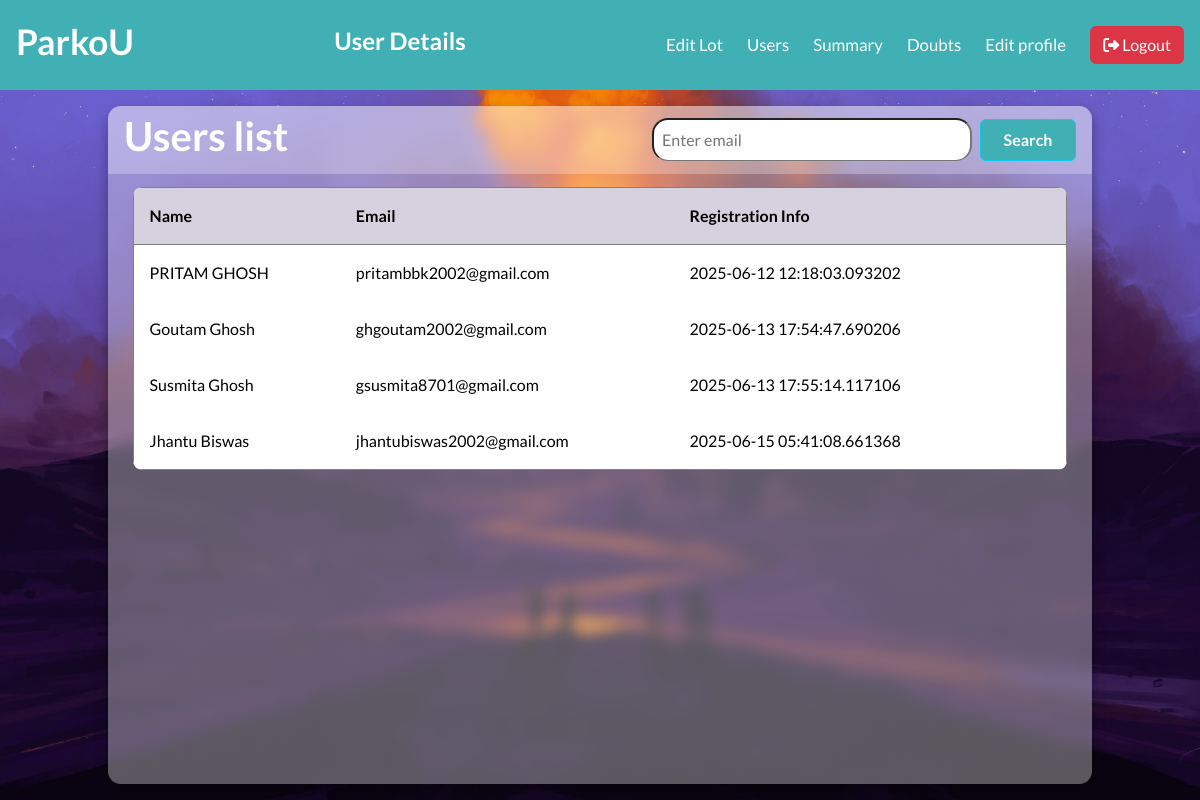
Screenshot of /admin/user (signed in) with the database file from the repository.
### models/models.py (models this page shows, shortened)
class User(db.Model):
    __tablename__="user"
    id = db.Column(db.Integer, primary_key=True)
    fullName = db.Column(db.String(128), nullable = False, unique = False)
    emailId = db.Column(db.String(128), nullable = False, unique = True)
    passhash = db.Column(db.String(128), nullable = False, unique = False)
    is_admin = db.Column(db.Boolean, nullable = False, default = False)
    registered_on = db.Column(db.DateTime, nullable=False, default=datetime.utcnow)
    reservation = db.relationship('Reservation', cascade = "all, delete", passive_deletes = True, back_populates = 'user')
    @property
    def password(self):
        raise AttributeError('Password is secret')

### controllers/routes.py (the view)
@app.route("/admin/user")
@admin_required
def user_details():
    users = User.query.all()
    return render_template('/after_login_part/admin_side/user_details.html', users = users)

### controllers/routes.py (called while the page is built)
def admin_required(func):
    @wraps(func)
    def inner(*args,**kwargs):
        if "user_id" not in session:
            return redirect(url_for('login_page'))
        user=User.query.get(session['user_id'])
        if not user.is_admin:
            flash('You are not a authorized personel')
            return redirect(url_for('login_page'))
        return func(*args,**kwargs)
    return inner

### templates/after_login_part/admin_side/user_details.html (shortened to what this page needs)
{% extends "base.html" %}
{% block stylesheet %}
    <link rel="stylesheet" href="/static/css/after_login/admin_side/user_details.css">
{% endblock %}
{% block content %}
<header class="header-content">
    <div class="brand">
        <h4>ParkoU</h4>
    </div>
    <div class="welcome-note">
        <h5>User Details</h5>
    </div>
    <nav class="navbar">
        <div class="nav-links">
            <a href="{{ url_for('admin_dashboard') }}" class="nav-link">Edit Lot</a>
            <a href="{{ url_for('user_details') }}" class="nav-link">Users</a>
            <a href="{{ url_for('summary_page') }}" class="nav-link">Summary</a>
            <a href="{{ url_for('doubt_page') }}" class="nav-link">Doubts</a>
            <a href="{{ url_for('edit_admin_profile') }}" class="nav-link">Edit profile</a>
            <a class="nav-link" href="{{ url_for('logout') }}">
                <button type="button" id="btn-logout" class="btn btn-danger">
                    <i class="fa-solid fa-right-from-bracket"></i>
                    Logout
                </button>
            </a>
        </div>
    </nav>
</header>
<main class="table" id="customers_table">
    <section class="table__header">
        <h1>Users list</h1>
        <form id="searchForm" method="get" action="/admin/user/info">
            <input id="email" name="email" type="email" placeholder="Enter email" required>
            <input id="submitBtn" type="submit" value="Search" class="btn btn-info">
        </form>
    </section>
    <section class="table__body">
        <table border="1">
            <thead>
                <tr>
                    <th> Name </th>
                    <th> Email </th>
                    <th> Registration info </th>
                </tr>
            </thead>
            <tbody>
                {% for user in users %}
                {% if not user.is_admin %}
                    <tr>
                    <td> {{ user.fullName }} </td>
                    <td> {{ user.emailId }} </td>
                    <td>
                        <div class="msg-doubt">
                            <div class="msg-data">
                                {{ user.registered_on }}
                            </div>
                        </div>
                    </td>
                    </tr>
                {% endif %}
                {% else %}
                    <tr>
                    <td colspan="3"> No Users found </td>
                    </tr>
                {% endfor %}
            </tbody>
        </table>
    </section>
</main>
{% endblock %}

### templates/base.html (shortened to what this page needs)
<!DOCTYPE html>
<html lang="en">
<head>
    <link rel="stylesheet" href="https://cdnjs.cloudflare.com/ajax/libs/font-awesome/6.7.2/css/all.min.css">
    <link href="https://cdn.jsdelivr.net/npm/bootstrap@5.3.3/dist/css/bootstrap.min.css" rel="stylesheet">
    {% block stylesheet %}
    {% endblock %}
</head>
<body>
    {% block content %}
    {% endblock %}
</body>
</html>

### static/css/after_login/admin_side/user_details.css (style rules this page uses)
:root { --primary-color: #6366f1; --accent-color: #3f83f8; --text-color: #333; --link-color: #fff; --background-color: #40b0b4; --light-grey: #f0f0f0; --grey: #808080; --dark-grey: #555; }
* { margin: 0; padding: 0; box-sizing: border-box; font-family: "Lato", sans-serif; text-decoration: none; }
body { height: 100vh; text-align: center; }
.header-content { background-color: var(--background-color); display: flex; justify-content: space-between; align-items: center; padding: 1rem; position: relative; min-height: 90px; width: 100%; }
.welcome-note h5 { display: block; font-size: 1.5rem; font-weight: 600; color: var(--link-color); }
.brand h4 { font-size: 2.2rem; font-weight: 600; color: var(--link-color); }
.navbar { display: flex; align-items: center; gap: 1.5rem; position: relative; }
.nav-links { display: flex; align-items: center; gap: 1.5rem; }
.nav-link { color: var(--link-color); font-size: 1.05rem; font-weight: 500; }
body { min-height: 100vh; background: url("/static/images/html_table.jpg") center / cover; display: flex; justify-content: center; align-items: center; flex-direction: column; gap: 1rem; }
main.table { width: 82vw; height: 90vh; background-color: #fff5; backdrop-filter: blur(7px); box-shadow: 0 .4rem .8rem #0005; border-radius: .8rem; overflow: hidden; }
.table__header { width: 100%; height: 10%; background-color: #fff4; padding: .8rem 1rem; display: flex; justify-content: space-between; align-items: center; }
.table__header h1 { color: #fff; font-weight: 600; }
#searchForm { display: flex; justify-content: center; align-items: center; gap: 0.5rem; flex-wrap: wrap; }
#email { border-radius: 1rem; width: 20rem; background-color: #fff; }
#submitBtn { width: 6rem; background-color: #40b0b4; color: #fff; font-weight: 550; }
.table__body { width: 95%; max-height: calc(89% - 1.6rem); background-color: #fffb; margin: .8rem auto; border-radius: .6rem; overflow: auto; overflow: overlay; }
table { width: 100%; }
table, th, td { border-collapse: collapse; padding: 1rem; text-align: left; }
thead th { position: sticky; top: 0; left: 0; background-color: #d5d1defe; cursor: pointer; text-transform: capitalize; }
.msg-doubt { display: flex; flex-wrap: wrap; justify-content: space-between; align-items: flex-start; }
.msg-data { max-width: 600px; }

### rows the page displays
User: fullName "PRITAM GHOSH", emailId "pritambbk2002@gmail.com", registered_on "2025-06-12 12:18:03.093202"
User: fullName "Goutam Ghosh", emailId "ghgoutam2002@gmail.com", registered_on "2025-06-13 17:54:47.690206"
User: fullName "Susmita Ghosh", emailId "gsusmita8701@gmail.com", registered_on "2025-06-13 17:55:14.117106"
User: fullName "Jhantu Biswas", emailId "jhantubiswas2002@gmail.com", registered_on "2025-06-15 05:41:08.661368"
